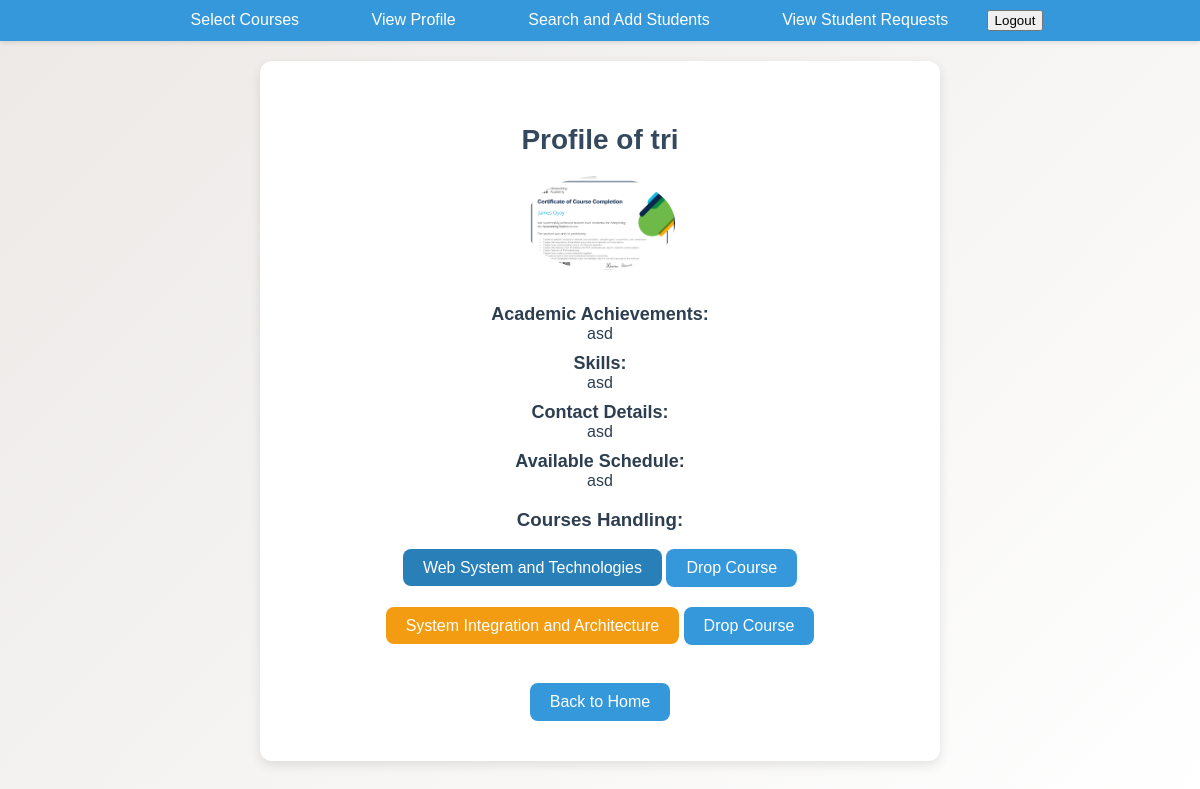
/teacher_profile.php (signed in), run on the app's committed database.
### tables this page shows
CREATE TABLE `teacher_profiles` (
  `id` int(11) NOT NULL,
  `teacher_id` int(11) NOT NULL,
  `profile_picture` varchar(255) DEFAULT NULL,
  `academic_achievements` text DEFAULT NULL,
  `skills` text DEFAULT NULL,
  `contact_details` text DEFAULT NULL,
  `available_schedule` text DEFAULT NULL
);

CREATE TABLE `courses` (
  `id` int(11) NOT NULL,
  `course_name` varchar(255) NOT NULL,
  `logo` varchar(255) DEFAULT NULL
);

### teacher_profile.php (the view, shortened to what this page needs)
<?php
$teacher_id = $_SESSION['user_id'];
$conn = new mysqli('localhost', 'root', '', 'user_registration');
$sql = "SELECT tp.profile_picture, tp.academic_achievements, tp.skills, tp.contact_details, tp.available_schedule
        FROM teacher_profiles tp
        WHERE tp.teacher_id = ?";
$stmt = $conn->prepare($sql);
$stmt->bind_param("i", $teacher_id);
$stmt->execute();
$result = $stmt->get_result();
$profile = $result->fetch_assoc();
$sql = "SELECT c.id, c.course_name
        FROM teacher_courses tc
        JOIN courses c ON tc.course_id = c.id
        WHERE tc.teacher_id = ?";
$stmt = $conn->prepare($sql);
$stmt->bind_param("i", $teacher_id);
$stmt->execute();
$courses_result = $stmt->get_result();
$courses = [];
while ($row = $courses_result->fetch_assoc()) {
    $courses[] = $row;
}
?>
<!DOCTYPE html>
<html lang="en">
<head>
</head>
<body>
    <div class="header">
        <a href="select_courses.php">Select Courses</a>
        <a href="teacher_profile.php">View Profile</a>
        <a href="search_students.php">Search and Add Students</a>
        <a href="view_student_requests.php">View Student Requests</a>
        <form action="logout.php" method="post" style="display: inline;">
            <input type="submit" value="Logout" class="logout-button">
        </form>
    </div>
    <div class="container animation-target">
        <h2>Profile of <?php echo $_SESSION['fullname']; ?></h2>
        <?php if ($profile): ?>
            <img src="<?php echo $profile['profile_picture']; ?>" alt="Profile Picture" width="150"><br>
            <strong>Academic Achievements:</strong> <?php echo $profile['academic_achievements']; ?><br>
            <strong>Skills:</strong> <?php echo $profile['skills']; ?><br>
            <strong>Contact Details:</strong> <?php echo $profile['contact_details']; ?><br>
            <strong>Available Schedule:</strong> <?php echo $profile['available_schedule']; ?><br>
            <h3>Courses Handling:</h3>
            <ul>
                <?php foreach ($courses as $course): ?>
                    <li>
                        <?php
                            $course_name = strtolower($course['course_name']);
                            if (strpos($course_name, 'networking') !== false) {
                                echo '<a class="course-networking" href="view_course_students.php?course_id=' . $course['id'] . '">' . $course['course_name'] . '</a>';
                            } elseif (strpos($course_name, 'information management') !== false) {
                                echo '<a class="course-information" href="view_course_students.php?course_id=' . $course['id'] . '">' . $course['course_name'] . '</a>';
                            } elseif (strpos($course_name, 'web system') !== false) {
                                echo '<a class="course-web" href="view_course_students.php?course_id=' . $course['id'] . '">' . $course['course_name'] . '</a>';
                            } elseif (strpos($course_name, 'system integration') !== false) {
                                echo '<a class="course-integration" href="view_course_students.php?course_id=' . $course['id'] . '">' . $course['course_name'] . '</a>';
                            } else {
                                echo '<a href="view_course_students.php?course_id=' . $course['id'] . '">' . $course['course_name'] . '</a>';
                            }
                        ?>
                        <form action="teacher_profile.php" method="post" style="display:inline;">
                            <button type="submit">Drop Course</button>
                        </form>
                    </li>
                <?php endforeach; ?>
            </ul>
        <?php else: ?>
            <p>Profile not found. Please complete your profile.</p>
            <a href="complete_profile.php" class="button">Complete Profile</a>
        <?php endif; ?>
        <br>
        <a href="teacher_home.php" class="button">Back to Home</a>
    </div>
</body>
</html>

### teacher_profile.php (style rules this page uses)
body { font-family: 'Arial', sans-serif; background: linear-gradient(135deg, #ece9e6, #ffffff); margin: 0; padding: 0; display: flex; flex-direction: column; align-items: center; min-height: 100vh; color: #2c3e50; }
.header { width: 100%; background-color: #3498db; padding: 10px 0; box-shadow: 0 2px 4px rgba(0, 0, 0, 0.1); text-align: center; margin-bottom: 20px; animation: slideDown 1s ease-in-out; }
.header a { color: white; text-decoration: none; padding: 12px 24px; transition: background-color 0.3s; font-size: 16px; margin: 0 10px; }
.container { background-color: #ffffff; padding: 40px; border-radius: 12px; box-shadow: 0 4px 12px rgba(0, 0, 0, 0.1); text-align: center; max-width: 600px; width: 100%; animation: fadeIn 1s ease-in-out; }
h2 { font-size: 28px; color: #34495e; margin-bottom: 20px; }
img { border-radius: 50%; margin-bottom: 20px; }
strong { display: block; margin-top: 10px; font-size: 18px; }
ul { list-style: none; padding: 0; }
li { margin-bottom: 20px; font-size: 16px; }
button { display: inline-block; text-decoration: none; color: white; background-color: #3498db; padding: 10px 20px; border-radius: 8px; transition: background-color 0.3s; font-size: 16px; cursor: pointer; border: none; }
a.button { display: inline-block; text-decoration: none; color: white; background-color: #3498db; padding: 10px 20px; border-radius: 8px; transition: background-color 0.3s; font-size: 16px; cursor: pointer; }
.course-web { background-color: #2980b9; color: white; padding: 10px 20px; border-radius: 8px; text-decoration: none; }
.course-integration { background-color: #f39c12; color: white; padding: 10px 20px; border-radius: 8px; text-decoration: none; }
.animation-target { animation: fadeIn 1s ease-in-out; }

### data on the page
teacher_profiles: profile_picture (picture), academic_achievements "asd", skills "asd", contact_details "asd", available_schedule "asd"
courses: course_name "Web System and Technologies"
courses: course_name "System Integration and Architecture"

### other printed values
$_SESSION['fullname'] "tri"
